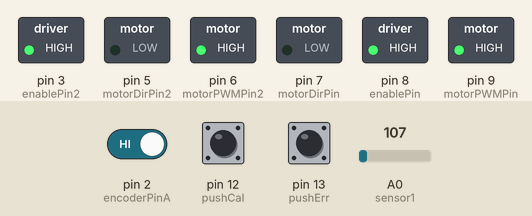
Recording of a sketch running on a simulated Arduino Uno, built with avr-gcc and run on an emulated ATmega328P. Parts: switched loads named in the sketch (green lamp = pin HIGH). The inputs (shaded band) are chosen by the test bench; at power-on: A0 (sensor1) = 107, pin 2 (encoderPinA) HIGH, pin 12 (pushCal) HIGH, pin 13 (pushErr) HIGH.

Above: at 13.4 s.
13.5 s: A0 (sensor1) set to 107
16.5 s: A0 (sensor1) set to 92
Timing chart, 0 to 19.5 s (numbered marks = the images above; inputs shaded):
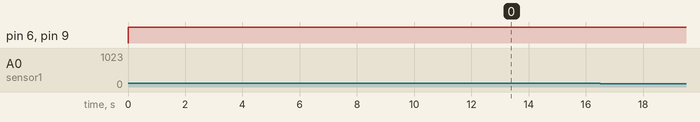

Measured:
- after the input at 13.5 s, every drawn part: stays the same
- after the input at 16.5 s, every drawn part: stays the same

The sketch:

Modul_3_Sistem_Kendali_PID_Kasus_P_dan_D_Kelompok_Beskarr.ino
```cpp
//motor directory
#define CW  0
#define CCW 1

//define button
#define pushCal 12
#define pushErr 13

//motor control pin
#define motorDirPin 7
#define motorPWMPin 9
#define enablePin 8

//motor control 2 pin
#define motorDirPin2 5
#define motorPWMPin2 6
#define enablePin2 3

//encoder pin
#define encoderPinA 2
#define encoderPinB 4

//encoder pin
#define encoderPinA2 10
#define encoderPinB2 11

//deklarasi sensor
int sensorMax[6] = {550, 531, 598, 603, 521, 600};
int sensorMin[6] = {35, 33, 38, 40, 33, 36};
int sensor1 = A0;
int sensor2 = A1;
int sensor3 = A2;
int sensor4 = A3;
int sensor5 = A4;
int sensor6 = A5;
int bacaSensor[6];
int peka[6];
int sumPeka = 0;
int sumPeka2 = 0;

//encoder var
int encoderPos = 0;
int encoderPos2 = 0;

float Kp          = 3;
float Ki          = 0;
float Kd          = 6;
int   targetPos = 150;
int targetPos2 = 150;
int   error;
int   control;
int   velocity;
float   integral;
float   derivative;
float   dt = 0.01;
int   prevError;

int   error2;
int   control2;
int   velocity2;

//external interrupt encoder
void doEncoderA()
{
  digitalRead(encoderPinB)?encoderPos--:encoderPos++;
}

//external interrupt encoder
void doEncoderA2()
{
  digitalRead(encoderPinB2)?encoderPos2--:encoderPos2++;
}

void kalibrasi(){

  bacaSensor[0] = analogRead(sensor1);
  bacaSensor[1] = analogRead(sensor2);
  bacaSensor[2] = analogRead(sensor3);
  bacaSensor[3] = analogRead(sensor4);
  bacaSensor[4] = analogRead(sensor5);
  bacaSensor[5] = analogRead(sensor6);

  for (int x = 0; x <= 5; x++){
      if(bacaSensor[x] > sensorMax[x]){
          //untuk mengkalibrasi nilai max
          sensorMax[x] = bacaSensor[x];
      }
      if(bacaSensor[x] < sensorMin[x]){
          //untuk mengkalibrasi nilai max
          sensorMin[x] = bacaSensor[x];
      }

    //Variabel untuk menentukan median
 	peka[x] = (sensorMax[x] + sensorMin[x])/2;
    sumPeka = sumPeka + peka[x];

    //cek nilai error
  }

  sumPeka2 = sumPeka/6;

  for(int i=0; i<6; i++){
    Serial.print("Sensor");
    Serial.print(i+1);
    Serial.print(": ");
    Serial.print(bacaSensor[i]);
    Serial.print("\n");
  }

}

void ErrorCheckUP(int peka){
  bacaSensor[0] = analogRead(sensor1);
  bacaSensor[1] = analogRead(sensor2);
  bacaSensor[2] = analogRead(sensor3);
  bacaSensor[3] = analogRead(sensor4);
  bacaSensor[4] = analogRead(sensor5);
  bacaSensor[5] = analogRead(sensor6);

   //Sensor 1 mendeteksi gelap sisanya terang
  if(bacaSensor[0] < peka && bacaSensor[1] > peka &&
     bacaSensor[2] > peka && bacaSensor[3] > peka &&
     bacaSensor[4] > peka && bacaSensor[5] > peka){

    error = -4;
  }

  //Sensor 1 dan 2 mendeteksi gelap sisanya terang
  if(bacaSensor[0] < peka && bacaSensor[1] < peka &&
     bacaSensor[2] > peka && bacaSensor[3] > peka &&
     bacaSensor[4] > peka && bacaSensor[5] > peka){

    error = -3;

  }

  //Sensor 2 mendeteksi gelap sisanya terang
  if(bacaSensor[0] > peka && bacaSensor[1] < peka &&
     bacaSensor[2] > peka && bacaSensor[3] > peka &&
     bacaSensor[4] > peka && bacaSensor[5] > peka){

    error = -2;
  }

   //Sensor 2 dan 3 mendeteksi gelap sisanya terang
  if(bacaSensor[0] > peka && bacaSensor[1] < peka &&
     bacaSensor[2] < peka && bacaSensor[3] > peka &&
     bacaSensor[4] > peka && bacaSensor[5] > peka){

    error = -1;
  }

  //Sensor 3 mendeteksi gelap sisanya terang
  if(bacaSensor[0] > peka && bacaSensor[1] > peka &&
     bacaSensor[2] < peka && bacaSensor[3] > peka &&
     bacaSensor[4] > peka && bacaSensor[5] > peka){

    error = 0;
  }

  //Sensor 3 dan 4 mendeteksi gelap sisanya terang
  if(bacaSensor[0] > peka && bacaSensor[1] > peka &&
     bacaSensor[2] < peka && bacaSensor[3] < peka &&
     bacaSensor[4] > peka && bacaSensor[5] > peka){

    error = 0;
  }

  //Sensor 4 mendeteksi gelap sisanya terang
  if(bacaSensor[0] > peka && bacaSensor[1] > peka &&
     bacaSensor[2] > peka && bacaSensor[3] < peka &&
     bacaSensor[4] > peka && bacaSensor[5] > peka){

    error = 0;
  }

  //Sensor 4 dan 5 mendeteksi gelap sisanya terang
  if(bacaSensor[0] > peka && bacaSensor[1] > peka &&
     bacaSensor[2] > peka && bacaSensor[3] < peka &&
     bacaSensor[4] < peka && bacaSensor[5] > peka){

    error = 1;
  }

  //Sensor 5 mendeteksi gelap sisanya terang
  if(bacaSensor[0] > peka && bacaSensor[1] > peka &&
     bacaSensor[2] > peka && bacaSensor[3] > peka &&
     bacaSensor[4] < peka && bacaSensor[5] > peka){

    error = 2;
  }

  //Sensor 5 dan 6 mendeteksi gelap sisanya terang
  if(bacaSensor[0] > peka && bacaSensor[1] > peka &&
     bacaSensor[2] > peka && bacaSensor[3] > peka &&
     bacaSensor[4] < peka && bacaSensor[5] < peka){

    error = 3;
  }
  if(bacaSensor[0] > peka && bacaSensor[1] > peka &&
     bacaSensor[2] > peka && bacaSensor[3] > peka &&
     bacaSensor[4] > peka && bacaSensor[5] < peka){

    error = 4;
  }

   Serial.print("Error: ");
   Serial.println(error);
}

void setup()
{
  //setup interrupt
    pinMode(encoderPinA, INPUT_PULLUP);
    pinMode(encoderPinB, INPUT_PULLUP);
    pinMode(encoderPinA2, INPUT_PULLUP);
    pinMode(encoderPinB2, INPUT_PULLUP);
    attachInterrupt(digitalPinToInterrupt(encoderPinA), doEncoderA,RISING);
    attachInterrupt(digitalPinToInterrupt(encoderPinA2), doEncoderA2,RISING);

    //setup motor driver
    pinMode(motorDirPin, OUTPUT);
    pinMode(enablePin, OUTPUT);
    digitalWrite(enablePin, HIGH);

    //setup motor driver
    pinMode(motorDirPin2, OUTPUT);
    pinMode(enablePin2, OUTPUT);
    digitalWrite(enablePin2, HIGH);

  	//setup push button
  	pinMode(pushCal, INPUT);
  	pinMode(pushErr, INPUT);


    Serial.begin(9600);
}


void loop()
{
  if(digitalRead(pushCal) == LOW){
    kalibrasi();
  }

  if(digitalRead(pushErr) == LOW){
    ErrorCheckUP(sumPeka2);
  }
    //potentiometer sebagai penentu targetpos
    error   = targetPos - encoderPos;
    integral += error * dt;
    derivative = (error - prevError)/dt;
    control = (Kp*error) + (Ki*integral) + (Kd*derivative);

    //potentiometer sebagai penentu targetpos
    error2   = targetPos2 - encoderPos2;
    integral += error * dt;
    derivative = (error - prevError)/dt;
    control2 = (Kp*error) + (Ki*integral) + (Kd*derivative);

    velocity = min(max(control, -255), 255);
    velocity2 = min(max(control2, -255), 255);

    if(velocity >= 0)
    {
        digitalWrite(motorDirPin, CW); //output
        analogWrite(motorPWMPin, velocity); //output duty
    }
    else
    {
        digitalWrite(motorDirPin, CCW);
        analogWrite(motorPWMPin, 255+velocity);
    }

    if(velocity2 >= 0)
    {
        digitalWrite(motorDirPin2, CW); //output
        analogWrite(motorPWMPin2, velocity2); //output duty
    }
    else
    {
        digitalWrite(motorDirPin2, CCW);
        analogWrite(motorPWMPin2, 255+velocity2);
    }


   // Serial.println(encoderPos);
}
```
